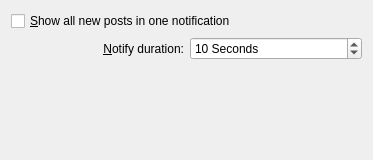
<?xml version="1.0" encoding="UTF-8"?>
<ui version="4.0">
 <class>BehaviorConfig_Notifications</class>
 <widget class="QWidget" name="BehaviorConfig_Notifications">
  <property name="geometry">
   <rect>
    <x>0</x>
    <y>0</y>
    <width>373</width>
    <height>160</height>
   </rect>
  </property>
  <layout class="QVBoxLayout" name="verticalLayout">
   <item>
    <widget class="QCheckBox" name="kcfg_showAllNotifiesInOne">
     <property name="text">
      <string>&amp;Show all new posts in one notification</string>
     </property>
    </widget>
   </item>
   <item>
    <layout class="QHBoxLayout" name="horizontalLayout">
     <item>
      <widget class="QLabel" name="label_4">
       <property name="text">
        <string>&amp;Notify duration:</string>
       </property>
       <property name="alignment">
        <set>Qt::AlignRight|Qt::AlignTrailing|Qt::AlignVCenter</set>
       </property>
       <property name="buddy">
        <cstring>kcfg_notifyInterval</cstring>
       </property>
      </widget>
     </item>
     <item>
      <widget class="KIntSpinBox" name="kcfg_notifyInterval">
       <property name="suffix">
        <string> Seconds</string>
       </property>
       <property name="minimum">
        <number>2</number>
       </property>
       <property name="maximum">
        <number>300</number>
       </property>
       <property name="value">
        <number>10</number>
       </property>
      </widget>
     </item>
    </layout>
   </item>
   <item>
    <spacer name="verticalSpacer">
     <property name="orientation">
      <enum>Qt::Vertical</enum>
     </property>
     <property name="sizeHint" stdset="0">
      <size>
       <width>20</width>
       <height>40</height>
      </size>
     </property>
    </spacer>
   </item>
  </layout>
 </widget>
 <customwidgets>
  <customwidget>
   <class>KIntSpinBox</class>
   <extends>QSpinBox</extends>
   <header>knuminput.h</header>
  </customwidget>
 </customwidgets>
 <resources/>
 <connections/>
</ui>
